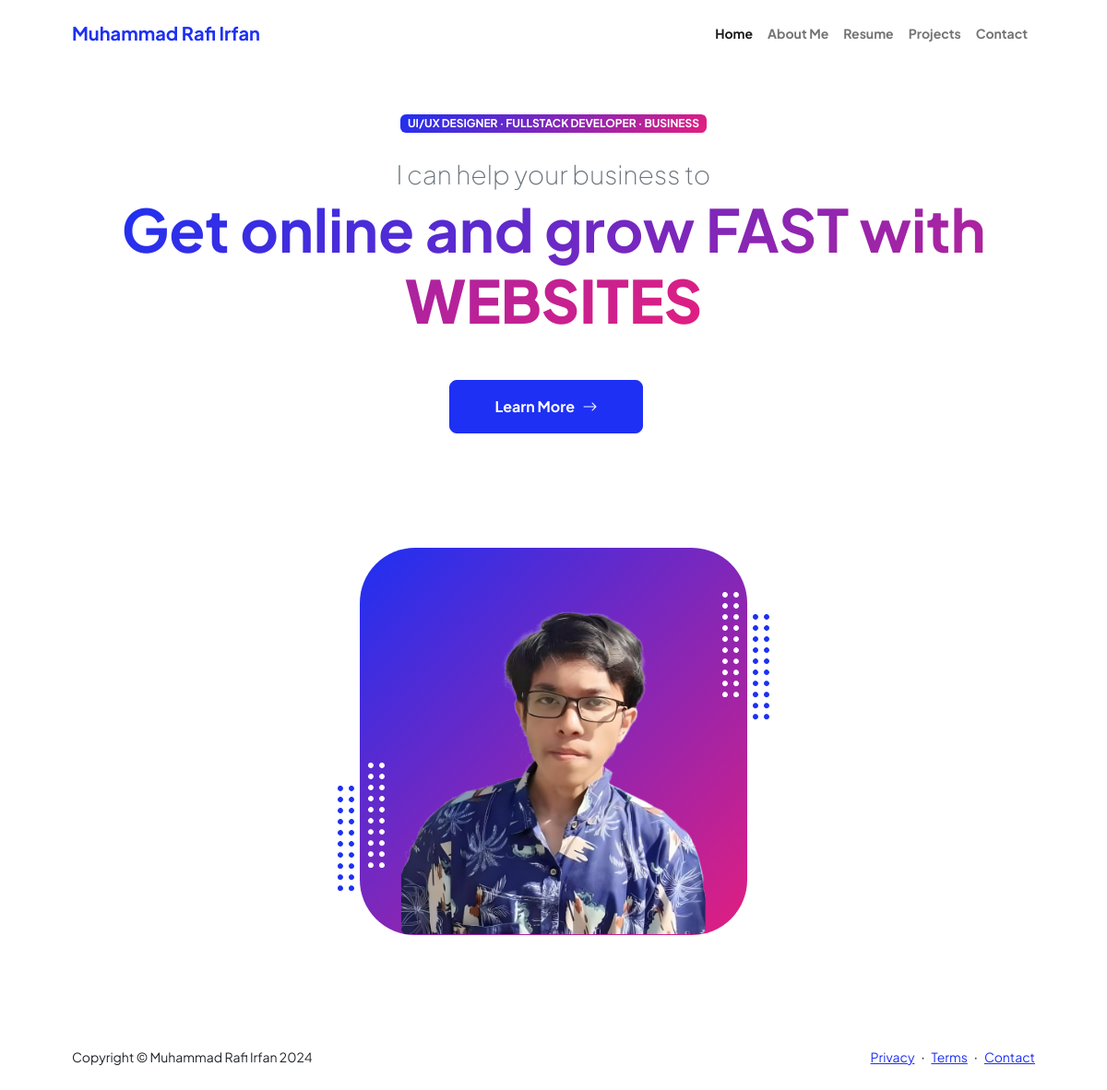
The page / on the database its author committed.
### tables this page shows
CREATE TABLE `home` (
  `id` int NOT NULL,
  `lead` varchar(255) NOT NULL,
  `description` text NOT NULL,
  `img_url` varchar(255) NOT NULL
);

### index.php (the view, shortened to what this page needs)
<?php
include 'conn.php';
$sql = "SELECT `lead`, `description`, `img_url` FROM home WHERE id = 1";
$result = $conn->query($sql);
if ($result->num_rows > 0) {
    $row = $result->fetch_assoc();
    $lead = $row['lead'];
    $description = $row['description'];
    $img_url = $row['img_url'];
} else {
    echo "0 results";
}
?>
<!DOCTYPE html>
<html lang="en">
<head>
    <link rel="stylesheet" href="https://cdn.jsdelivr.net/npm/bootstrap-icons@1.11.3/font/bootstrap-icons.min.css">
    <link href="css/styles.css" rel="stylesheet" />
</head>
<body class="d-flex flex-column h-100">
    <main class="flex-shrink-0">
        <nav class="navbar navbar-expand-lg navbar-light bg-white py-3">
            <div class="container px-5">
                <a class="navbar-brand" href="index.php"><span class="fw-bolder text-primary">Muhammad Rafi
                        Irfan</span></a>
                <div class="collapse navbar-collapse" id="navbarSupportedContent">
                    <ul class="navbar-nav ms-auto mb-2 mb-lg-0 small fw-bolder">
                        <li class="nav-item"><a class="nav-link active" href="index.php">Home</a></li>
                        <li class="nav-item"><a class="nav-link" href="about.php">About Me</a></li>
                        <li class="nav-item"><a class="nav-link" href="resume.php">Resume</a></li>
                        <li class="nav-item"><a class="nav-link" href="projects.php">Projects</a></li>
                        <li class="nav-item"><a class="nav-link" href="contact.php">Contact</a></li>
                    </ul>
                </div>
            </div>
        </nav>
        <header class="py-5">
            <div class="container px-5 pb-5">
                <div class="row gx-5 align-items-center">
                    <div class="col-xxl-5">
                        <div class="text-center text-xxl-start">
                            <div class="badge bg-gradient-primary-to-secondary text-white mb-4">
                                <div class="text-uppercase">UI/UX Designer &middot; Fullstack Developer &middot;
                                    Business</div>
                            </div>
                            <div class="fs-3 fw-light text-muted"><?php echo $lead; ?></div>
                            <h1 class="display-3 fw-bolder mb-5"><span class="text-gradient d-inline"><?php echo $description; ?></span></h1>
                            <div
                                class="d-grid gap-3 d-sm-flex justify-content-sm-center justify-content-xxl-start mb-3">
                                <a class="btn btn-primary btn-lg px-5 py-3 me-sm-3 fs-6 fw-bolder"
                                    href="about.php">Learn More &nbsp;&nbsp;<i class="bi bi-arrow-right"></i></a>
                            </div>
                        </div>
                    </div>
                    <div class="col-xxl-7">
                        <div class="d-flex justify-content-center mt-5 mt-xxl-0">
                            <div class="profile bg-gradient-primary-to-secondary">
                                <img class="profile-img" src="<?php echo $img_url; ?>" alt="..." />
                                <div class="dots-1">
                                </div>
                                <div class="dots-2">
                                </div>
                                <div class="dots-3">
                                </div>
                                <div class="dots-4">
                                </div>
                            </div>
                        </div>
                    </div>
                </div>
            </div>
        </header>
    </main>
    <footer class="bg-white py-4 mt-auto">
        <div class="container px-5">
            <div class="row align-items-center justify-content-between flex-column flex-sm-row">
                <div class="col-auto">
                    <div class="small m-0">Copyright &copy; Muhammad Rafi Irfan 2024</div>
                </div>
                <div class="col-auto">
                    <a class="small" href="#!">Privacy</a>
                    <span class="mx-1">&middot;</span>
                    <a class="small" href="#!">Terms</a>
                    <span class="mx-1">&middot;</span>
                    <a class="small" href="contact.php">Contact</a>
                </div>
            </div>
        </div>
    </footer>
</body>
</html>

### rows shown on the page
home: lead "I can help your business to", description "Get online and grow FAST with WEBSITES", img_url (placeholder picture)
